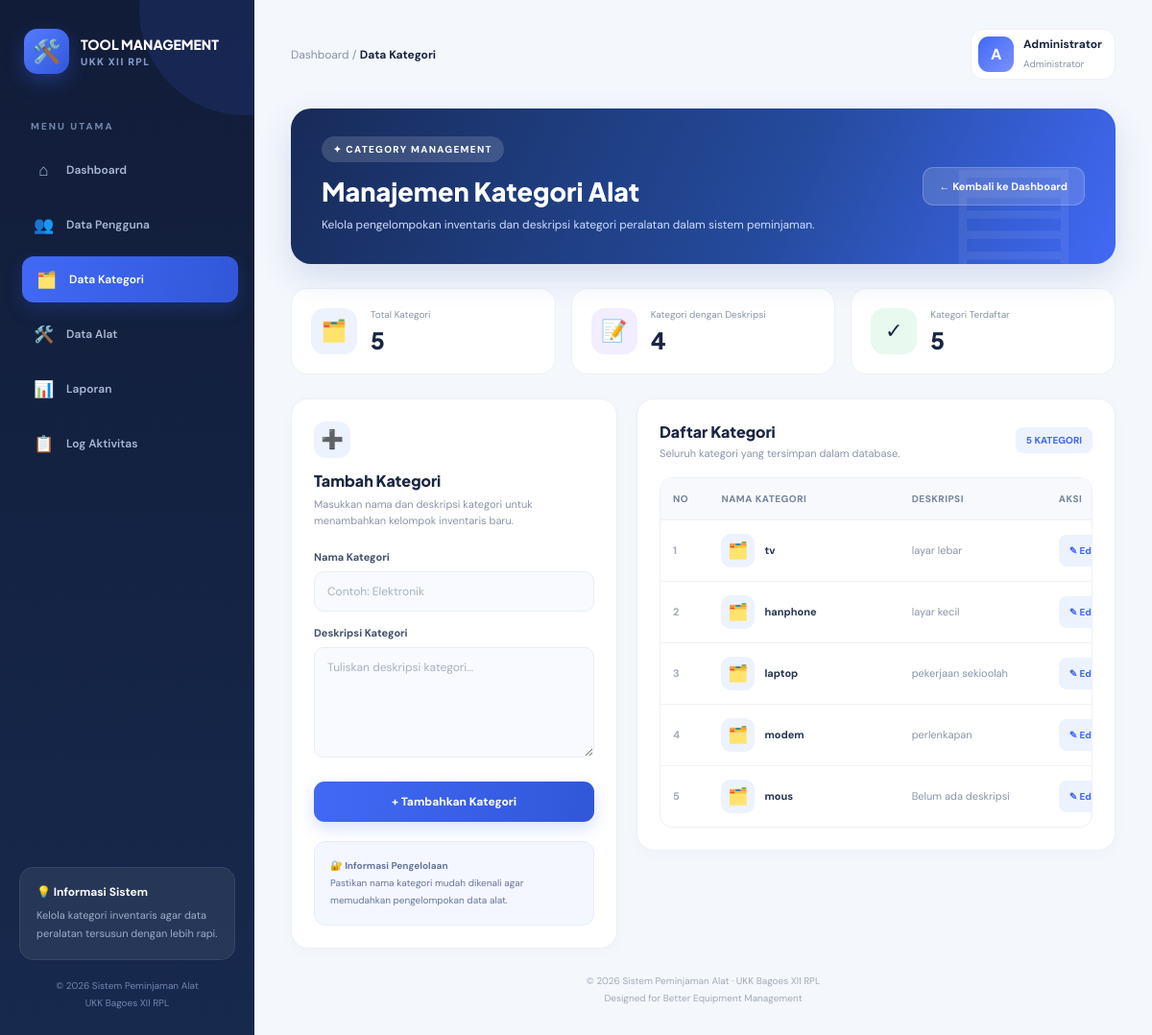
The page /kategori.php (signed in) on the database its author committed.
### tables this page shows
CREATE TABLE `kategori` (
  `id_kategori` int NOT NULL,
  `nama_kategori` varchar(100) NOT NULL,
  `deskripsi` text,
  `created_at` timestamp NULL DEFAULT CURRENT_TIMESTAMP
);

### kategori.php (the view, shortened to what this page needs)
<?php
require_once "config.php";
$namaAdmin = htmlspecialchars($_SESSION["nama"] ?? "Admin", ENT_QUOTES, 'UTF-8');
$inisial = strtoupper(substr($_SESSION["nama"] ?? "A", 0, 1));
$sql = $pdo->query(
    "SELECT * FROM kategori ORDER BY id_kategori ASC"
);
$kategori = $sql->fetchAll(PDO::FETCH_ASSOC);
$totalKategori = count($kategori);
$totalDeskripsi = 0;
foreach ($kategori as $item) {
    if (trim($item["deskripsi"] ?? "") !== "") {
        $totalDeskripsi++;
    }
}
?>
<!DOCTYPE html>
<html lang="id">
<head>
</head>
<body>
<div class="layout">
    <aside class="sidebar">
        <div class="brand">
            <div class="brand-icon">🛠️</div>
            <div class="brand-name">
                TOOL MANAGEMENT
                <span>UKK XII RPL</span>
            </div>
        </div>
        <div class="side-label">MENU UTAMA</div>
        <nav class="side-menu">
            <a href="dashboard.php" class="side-link">
                <span class="side-icon">⌂</span>
                Dashboard
            </a>
            <a href="users.php" class="side-link">
                <span class="side-icon">👥</span>
                Data Pengguna
            </a>
            <a href="kategori.php" class="side-link active">
                <span class="side-icon">🗂️</span>
                Data Kategori
            </a>
            <a href="alat.php" class="side-link">
                <span class="side-icon">🛠️</span>
                Data Alat
            </a>
            <a href="laporan.php" class="side-link">
                <span class="side-icon">📊</span>
                Laporan
            </a>
            <a href="log_aktivitas.php" class="side-link">
                <span class="side-icon">📋</span>
                Log Aktivitas
            </a>
        </nav>
        <div class="sidebar-bottom">
            <div class="help-card">
                <h4>💡 Informasi Sistem</h4>
                <p>
                    Kelola kategori inventaris agar data peralatan
                    tersusun dengan lebih rapi.
                </p>
            </div>
            <div class="sidebar-footer">
                © 2026 Sistem Peminjaman Alat
                <br>
                UKK Bagoes XII RPL
            </div>
        </div>
    </aside>
    <main class="main">
        <div class="topbar">
            <div class="breadcrumb">
                Dashboard / <strong>Data Kategori</strong>
            </div>
            <div class="profile">
                <div class="avatar">
                    <?= htmlspecialchars($inisial) ?>
                </div>
                <div class="profile-info">
                    <strong><?= $namaAdmin ?></strong>
                    <span>Administrator</span>
                </div>
            </div>
        </div>
        <section class="page-header">
            <div class="header-content">
                <div class="header-tag">
                    ✦ CATEGORY MANAGEMENT
                </div>
                <h1>Manajemen Kategori Alat</h1>
                <p>
                    Kelola pengelompokan inventaris dan deskripsi
                    kategori peralatan dalam sistem peminjaman.
                </p>
            </div>
            <a href="dashboard.php" class="back-button">
                ← Kembali ke Dashboard
            </a>
        </section>
        <section class="stats">
            <div class="stat-card">
                <div class="stat-icon stat-blue">🗂️</div>
                <div class="stat-info">
                    <span>Total Kategori</span>
                    <strong><?= $totalKategori ?></strong>
                </div>
            </div>
            <div class="stat-card">
                <div class="stat-icon stat-purple">📝</div>
                <div class="stat-info">
                    <span>Kategori dengan Deskripsi</span>
                    <strong><?= $totalDeskripsi ?></strong>
                </div>
            </div>
            <div class="stat-card">
                <div class="stat-icon stat-green">✓</div>
                <div class="stat-info">
                    <span>Kategori Terdaftar</span>
                    <strong><?= $totalKategori ?></strong>
                </div>
            </div>
        </section>
        <section class="content-grid">
            <div class="panel">
                <div class="panel-heading">
                    <div class="heading-icon">➕</div>
                    <h2>Tambah Kategori</h2>
                    <p>
                        Masukkan nama dan deskripsi kategori
                        untuk menambahkan kelompok inventaris baru.
                    </p>
                </div>
                <form method="POST">
                    <div class="form-group">
                        <label>Nama Kategori</label>
                        <input
                            type="text"
                            name="nama_kategori"
                            placeholder="Contoh: Elektronik"
                            maxlength="100"
                            required
                        >
                    </div>
                    <div class="form-group">
                        <label>Deskripsi Kategori</label>
                        <textarea
                            name="deskripsi"
                            placeholder="Tuliskan deskripsi kategori..."
                        ></textarea>
                    </div>
                    <button
                        type="submit"
                        name="tambah"
                        class="btn-add"
                    >
                        + Tambahkan Kategori
                    </button>
                </form>
                <div class="security-note">
                    🔐 <strong>Informasi Pengelolaan</strong>
                    <br>
                    Pastikan nama kategori mudah dikenali agar
                    memudahkan pengelompokan data alat.
                </div>
            </div>
            <div class="panel table-panel">
                <div class="table-heading">
                    <div>
                        <h2>Daftar Kategori</h2>
                        <p>Seluruh kategori yang tersimpan dalam database.</p>
                    </div>
                    <span class="table-count">
                        <?= $totalKategori ?> KATEGORI
                    </span>
                </div>
                <div class="table-wrapper">
                    <table>
                        <thead>
                            <tr>
                                <th>No</th>
                                <th>Nama Kategori</th>
                                <th>Deskripsi</th>
                                <th>Aksi</th>
                            </tr>
                        </thead>
                        <tbody>
                        <?php if ($totalKategori > 0): ?>
                            <?php $no = 1; ?>
                            <?php foreach ($kategori as $data): ?>
                                <tr>
                                    <td class="number">
                                        <?= $no++ ?>
                                    </td>
                                    <td>
                                        <div class="category-name">
                                            <div class="category-icon">
                                                🗂️
                                            </div>
                                            <strong>
                                                <?= htmlspecialchars($data["nama_kategori"], ENT_QUOTES, 'UTF-8') ?>
                                            </strong>
                                        </div>
                                    </td>
                                    <td>
                                        <div class="description">
                                            <?php
                                            $deskripsi = trim($data["deskripsi"] ?? "");
                                            echo $deskripsi !== ""
                                                ? htmlspecialchars($deskripsi, ENT_QUOTES, 'UTF-8')
                                                : "Belum ada deskripsi";
                                            ?>
                                        </div>
                                    </td>
                                    <td>
                                        <div class="actions">
                                            <a
                                                href="edit_kategori.php?id=<?= (int) $data["id_kategori"] ?>"
                                                class="btn-edit"
                                            >
                                                ✎ Edit
                                            </a>
                                        </div>
                                    </td>
                                </tr>
                            <?php endforeach; ?>
                        <?php endif; ?>
                        </tbody>
                    </table>
                </div>
            </div>
        </section>
        <footer class="footer">
            © 2026 Sistem Peminjaman Alat · UKK Bagoes XII RPL
            <br>
            Designed for Better Equipment Management
        </footer>
    </main>
</div>
</body>
</html>

### rows shown on the page
kategori: nama_kategori "tv", deskripsi "layar lebar"
kategori: nama_kategori "hanphone", deskripsi "layar kecil"
kategori: nama_kategori "laptop", deskripsi "pekerjaan sekioolah"
kategori: nama_kategori "modem", deskripsi "perlenkapan"
kategori: nama_kategori "mous", deskripsi "Belum ada deskripsi"

### other values the page prints
$inisial "A"
$namaAdmin "Administrator"
$totalKategori "5"
$totalDeskripsi "4"
